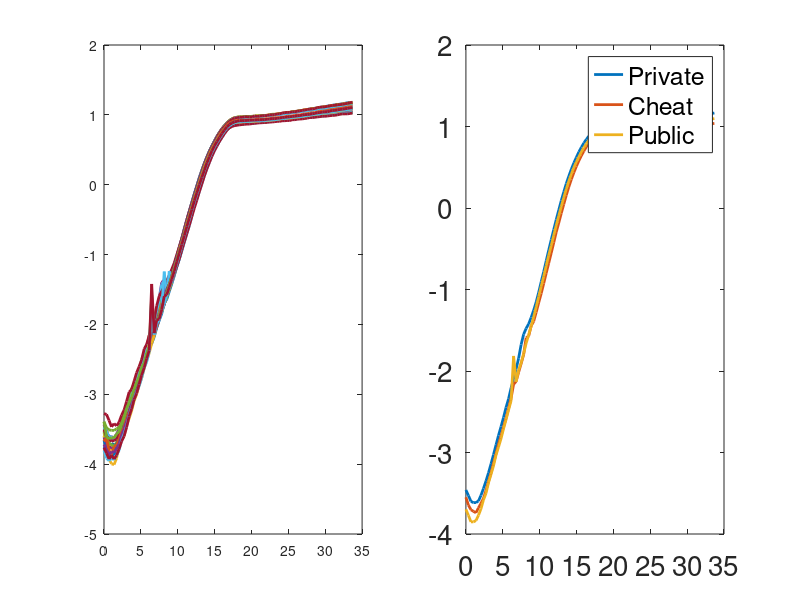
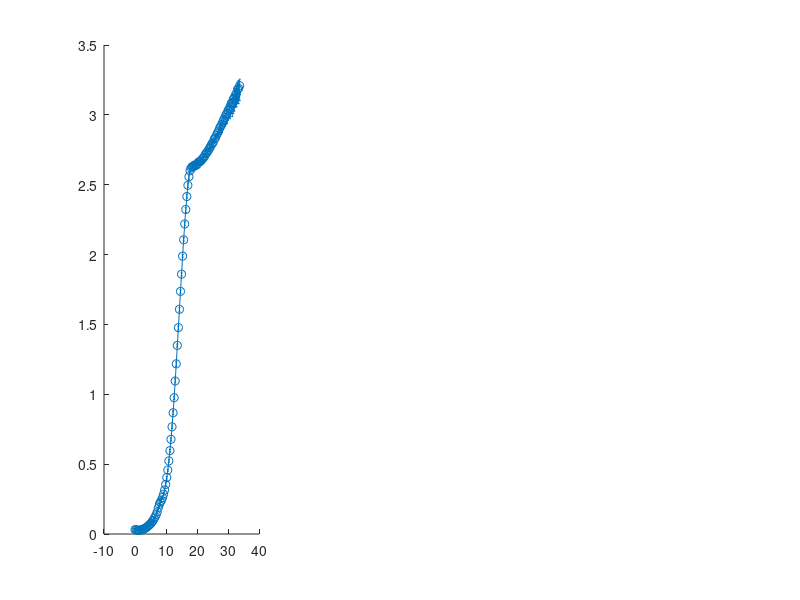

These figures' MATLAB source, in order: (Note: this script raises an error after producing the figures.)
%% clear environment
clear;
clc;

% Sheet 1 - S288C_0410_1pct_glucose_pbprch
% Sheet 2 - S288C_0410_1pct_sucrose_pbprch
% Sheet 3 - S288C_0410_diff_sucrose_pbpr

% Sheet 4 - CENPK21C_0410_diff_sucrose_pb
% Sheet 5 - CENPK21C_0410_1pct_sugar_pb
% Sheet 6 - CENPK21C_0410_diff_sucrose_pbpr
% Sheet 7 - CENPK21C_0410_dot05pct_sucrose_pbpr
% Sheet 8 - CENPK21C_0410_1pct_glucose_pbpr

%% load data
load S288C_0410_1pct_glucose_pbprch
load S288C_0410_1pct_sucrose_pbprch
load S288C_0410_diff_sucrose_pbpr

%% unit convert from cell/microliter to gram/liter
unit = 1e6 * 4.6e-11;

%% S288C_0410_1pct_glucose_pbprch
pop_density_gL = S288C_0410_1pct_glucose_pbprch.S288C_0410_1pct_glucose_pbprch_pop_density.*unit;
time = S288C_0410_1pct_glucose_pbprch.S288C_0410_1pct_glucose_pbprch_time;
conc_pct = S288C_0410_1pct_glucose_pbprch.S288C_0410_1pct_glucose_pbprch_conc_pct;
species = {'Private','Cheat','Public'};

%% figure 1
figure(1)
subplot(1,2,1)
for i = 1:length(conc_pct)
    plot(time,log(pop_density_gL(i,:)),'LineWidth',2);
    hold on
end

pop_density_gL_mean = [];
for i = 1:3   
    pop_density_gL_mean_unit = zeros(1,length(pop_density_gL));
    for j = (i-1)*7+1:(i-1)*7+7
        pop_density_gL_mean_unit = pop_density_gL_mean_unit + pop_density_gL(j,:);
    end
    pop_density_gL_mean = [pop_density_gL_mean;pop_density_gL_mean_unit./7];
end
subplot(1,2,2)
for i = 1:3
    plot(time,log(pop_density_gL_mean(i,:)),'LineWidth',2);    
    hold on
end
legend(species,'FontSize',20)
set(gca,'FontSize',20)

%% figure 2
figure(2)
subplot(1,3,1)
[errhigh,~] = max(pop_density_gL(1:7,:),[],1);
[errlow,~] = min(pop_density_gL(1:7,:),[],1);  
errorbar(time,pop_density_gL_mean(1,:),pop_density_gL_mean(1,:)-errlow,errhigh-pop_density_gL_mean(1,:),'-o','LineWidth',1);
legend('Private','FontSize',20)

subplot(1,3,2)
[errhigh,~] = max(pop_density_gL(8:14,:),[],1);
[errlow,~] = min(pop_density_gL(8:14,:),[],1);  
errorbar(time,pop_density_gL_mean(1,:),pop_density_gL_mean(1,:)-errlow,errhigh-pop_density_gL_mean(1,:),'-o','LineWidth',1);
legend('Cheat','FontSize',20)

subplot(1,3,3)
[errhigh,~] = max(pop_density_gL(15:21,:),[],1);
[errlow,~] = min(pop_density_gL(15:21,:),[],1);  
errorbar(time,pop_density_gL_mean(1,:),pop_density_gL_mean(1,:)-errlow,errhigh-pop_density_gL_mean(1,:),'-o','LineWidth',1);
legend('Public','FontSize',20)

%% fitting
[~,idx_start] = max(time>=3,[],2);
[~,idx_end] = max(time>=13,[],2);

% time scale
time0 = time(idx_start:idx_end)-time(idx_start);

figure(3)
subplot(1,3,1)
x0 = pop_density_gL_mean(1,idx_start);
lnxtx0 = log(pop_density_gL_mean(1,idx_start:idx_end)./x0);
% p{1} = polyfit(time0,lnxtx0,1);
% y = polyval(p{1},time0);
p{1} = regress(lnxtx0',time0');
y = time0.*p{1};
plot(time0,y,time0,lnxtx0,'LineWidth',2);

subplot(1,3,2)
x0 = pop_density_gL_mean(2,idx_start);
lnxtx0 = log(pop_density_gL_mean(2,idx_start:idx_end)./x0);
% p{2} = polyfit(time0,lnxtx0,1);
% y = polyval(p{2},time0);
p{2} = regress(lnxtx0',time0');
y = time0.*p{2};
plot(time0,y,time0,lnxtx0,'LineWidth',2);

subplot(1,3,3)
x0 = pop_density_gL_mean(3,idx_start);
lnxtx0 = log(pop_density_gL_mean(3,idx_start:idx_end)./x0);
% p{3} = polyfit(time0,lnxtx0,1);
% y = polyval(p{3},time0);
p{3} = regress(lnxtx0',time0');
y = time0.*p{3};
plot(time0,y,time0,lnxtx0,'LineWidth',2);

disp(['private growth rate: ',num2str(p{1})]);
disp(['cheat growth rate: ',num2str(p{2})]);
disp(['public growth rate: ',num2str(p{3})]);
